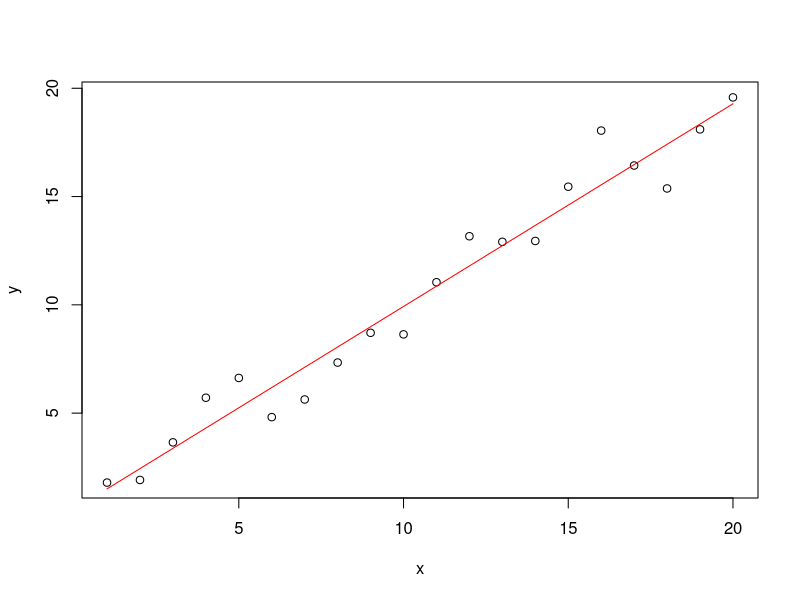

Here is the R script that generated this plot:
## ---- chunk 1
knitr::opts_chunk$set(echo = TRUE)
## ---- chunk 2
# create a “list” of values from 1 to 20
x <- 1:20
# use this list to create a “table” with two columns x and y; add
# some noise to the y observations
d <- data.frame(x = x, y = x + rnorm(x))
# make a plot
plot(d)
# fit a linear regression
r <- lm(y ~ x, data = d)
# add to plot
lines(x, r$fitted.values, col = "red")
# get the statistics of the fit
summary(r)
# clean up
rm(x, d, r)
## ---- chunk 3
1 + sin(pi/2) 
nchar("math") # number of characters in the word “math”
## ---- chunk 4
N_Avogrado = 6.022e23 # we cannot use NA as name!

N_fmol = 2
N_abs  = N_fmol * N_Avogrado * 1e-15

# print the result
N_abs
## ---- chunk 5
ls()
rm(N_abs, N_Avogrado)
ls()
## ---- chunk 6
fmol_to_abs <- function(fmol) {
  
  N_Avogrado = 6.022e23
  
  N_abs = fmol * N_Avogrado * 1e-15
  
  return(N_abs)
  
}

fmol_to_abs(N_fmol)
## ---- chunk 7
ls()
## ---- chunk 8
fmol_to_abs <- function(fmol) {
  
  N_Avogrado = 6.022e23
  
  fmol * N_Avogrado * 1e-15
  
}

fmol_to_abs(N_fmol)
## ---- chunk 9
mol_to_abs <- function(mol, prefix = "f") {
  
  prefix_meaning = c("a" = 1e-18, # “c” is a function that combines values into a “list”
                     "f" = 1e-15, 
                     "p" = 1e-12,
                     "n" = 1e-09,
                     "µ" = 1e-06,
                     "m" = 1e-03)
  
  mol * 6.022e23 * prefix_meaning[[prefix]]
  
}
## ---- chunk 10
mol_to_abs
